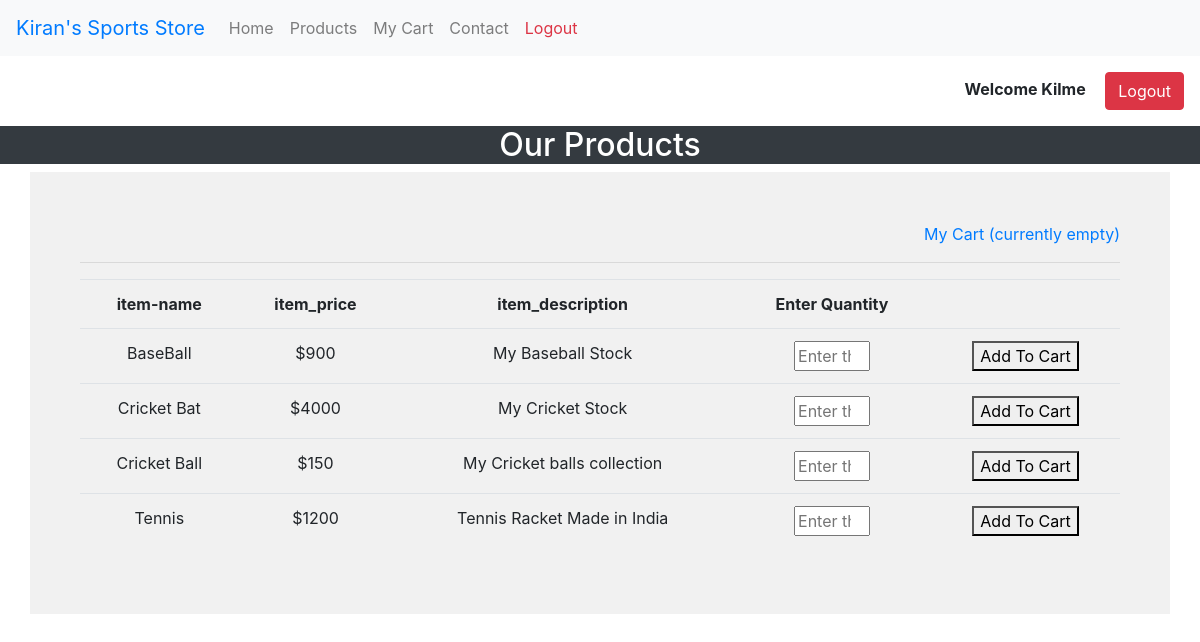
Page /itemlisting.php (signed in) on the committed database.
### tables this page shows
CREATE TABLE IF NOT EXISTS `item` (
  `id` int(11) NOT NULL AUTO_INCREMENT,
  `item-name` varchar(100) NOT NULL,
  `item_quantity` int(11) NOT NULL,
  `item_price` int(11) NOT NULL,
  `item_description` varchar(600) NOT NULL,
  PRIMARY KEY (`id`)
);

### itemlisting.php (the view, shortened to what this page needs)
<?php
	include_once('header.php');
 ?>
<?php
if(isset ($_SESSION["username"]))
{
?>
<div class="col-12 text-right p-3">
	<span class="col-6 font-weight-bold"><?php echo "Welcome ". $_SESSION["username"]; ?></span><a href="logoutsessiondestroy.php">
	 <button class='btn btn-danger text-center'>Logout</button></a>
</div>
<?php
}
else
{
	session_destroy();
	$_SESSION=[];
	 header('Location: login.php');
}
?>
<h2 class="col-12 text-center text-white bg-dark" >Our Products</h2>
<div class="container" style ="background-color:#f1f1f1; padding:50px;">
	<div class="row">
		<div class="col-12 text-right">
			<a href="cart.php"><span style="text-align:center">My Cart
			<?php
				if(isset($_SESSION['myCart']))
				{
					echo count($_SESSION['myCart']). ' Item(s)' ;
				}
				else
				{
					echo ' (currently empty) ';
				}
			 ?>
			</span></a></br><hr>
		</div>
	</div>
			<?php
					$mysqli = new mysqli('localhost', 'root', '' );
					$mysqli->select_db("storeappliacation");
					$sql = "select `id`,`item-name`,`item_price`,`item_description` from item";
					$result1 = $mysqli->query($sql);
					if ($result1->num_rows > 0)
					{
						echo "<table class='table text-center table-hover table-condensed ' title='item-description'>";
						echo '<tr>';
						echo '<th>item-name</th>' ;
						echo '<th>item_price</th>' ;
						echo '<th>item_description</th>' ;
						echo '<th>Enter Quantity</th>' ;
						echo '<th></th>' ;
						echo '</tr>';
						$i=0;
					   while($row = $result1->fetch_assoc())
					   {
							echo '<tr>';
							echo '<td>'. $row["item-name"].'</td>' ;
							echo '<td>$'.$row["item_price"].'</td>' ;
							echo '<td>'.$row["item_description"].'</td>' ;
							echo '<td><input type="number" max="3" min="0" id="itemQuantity'.$i.'" placeholder ="Enter the quantity" name="userquantity"></td>';
							echo '<td><button onclick="addItemToCart('.$row["id"].',\'itemQuantity'.$i.'\')">Add To Cart</button></td>';
							echo '</tr>';
							$i++;
						}
					}
					else
					{
						echo "<br>0 results";
					}
			?>
</div>
<body/>
</html>

### rows in the picture
item: value "BaseBall", item_price "900", item_description "My Baseball Stock"
item: value "Cricket Bat", item_price "4000", item_description "My Cricket Stock"
item: value "Cricket Ball", item_price "150", item_description "My Cricket balls collection"
item: value "Tennis", item_price "1200", item_description "Tennis Racket Made in India"

### other values in the picture
$_SESSION["username"] "Kilme"
